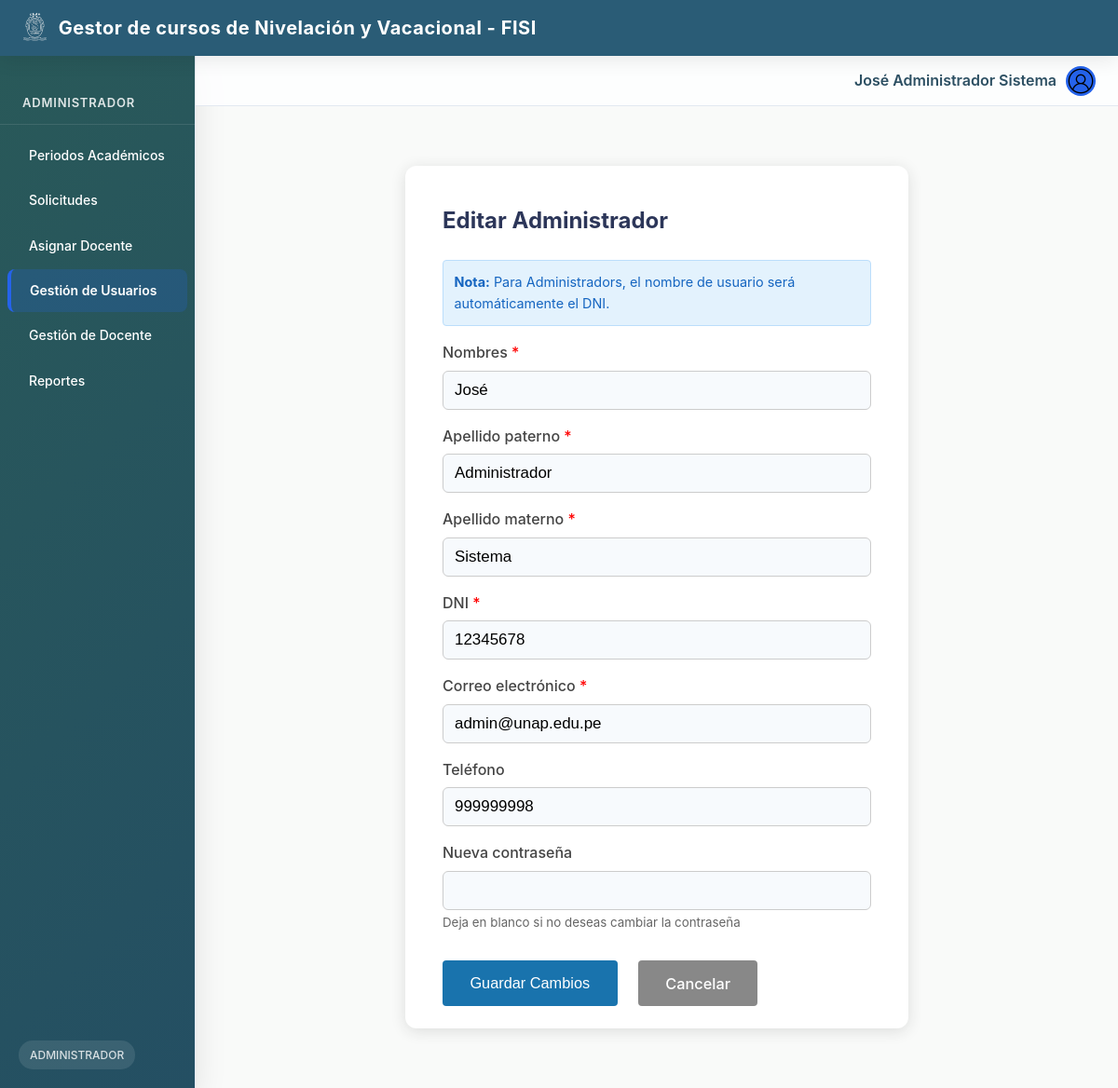
Screenshot of /admin/usuarios.php?action=edit&id=3&rol=administrador (signed in) with the database file from the repository.
### tables this page shows
CREATE TABLE `usuarios` (
  `id` bigint(20) NOT NULL,
  `nombres` text NOT NULL,
  `apellido_paterno` text NOT NULL,
  `apellido_materno` text NOT NULL,
  `dni` text NOT NULL,
  `correo` text NOT NULL,
  `telefono` text DEFAULT NULL,
  `usuario` text NOT NULL,
  `contraseña` text NOT NULL,
  `rol_id` bigint(20) NOT NULL,
  `creado_en` timestamp NOT NULL DEFAULT current_timestamp()
);

### admin/controllers/UsuarioController.php (called while the page is built, shortened)
<?php
require_once __DIR__ . '/../models/UsuarioModel.php';
class UsuarioController {
    private UsuarioModel $model;
    public function __construct(PDO $pdo) {
        $this->model = new UsuarioModel($pdo);
    }
    public function edit(int $id, string $rol) {
        $usuario = $this->model->getById($id);
        require __DIR__ . '/../views/usuarios_form.php';
    }
}

### admin/models/UsuarioModel.php (called while the page is built, shortened)
<?php
class UsuarioModel
{
    private PDO $pdo;
    public function __construct(PDO $pdo)
    {
        $this->pdo = $pdo;
    }
    public function getById(int $id): ?array
    {
        $stmt = $this->pdo->prepare("SELECT * FROM usuarios WHERE id = ?");
        $stmt->execute([$id]);
        return $stmt->fetch(PDO::FETCH_ASSOC) ?: null;
    }
}

### admin/views/usuarios_form.php (the view, shortened to what this page needs)
<?php
$isEdit = isset($usuario) && isset($usuario['id']);
$rolCapital = ucfirst($rol);
$val = function ($key, $def = '') use ($usuario) {
    return $usuario[$key] ?? $def;
};
?>
<!DOCTYPE html>
<html lang="es">
<head>
    <link rel="stylesheet" href="<?= BASE_URL ?>assets/css/palette.css">
    <link rel="stylesheet" href="<?= BASE_URL ?>assets/css/main.css">
</head>
<body>
    <?php include __DIR__ . '/../../components/header_main.php'; ?>
    <?php include __DIR__ . '/../../components/sidebar.php'; ?>
    <?php include __DIR__ . '/../../components/header_user.php'; ?>
    <main class="dashboard-main">
        <div class="form-box">
            <h2><?= $isEdit ? "Editar $rolCapital" : "Crear $rolCapital" ?></h2>
            <?php if (in_array($rol, ['administrador', 'administrativo'])): ?>
                <div class="usuario-info">
                    <strong>Nota:</strong> Para <?= $rolCapital ?>s, el nombre de usuario será automáticamente el DNI.
                </div>
            <?php endif; ?>
            <form method="post" autocomplete="off" id="userForm" novalidate
                action="<?= BASE_URL ?>admin/usuarios.php?action=<?= $isEdit ? 'update' : 'store' ?><?= $isEdit ? '&id=' . $usuario['id'] : '' ?>">
                <div class="form-group">
                    <label for="nombres">Nombres <span style="color: red;">*</span></label>
                    <input type="text" id="nombres" name="nombres" required
                        value="<?= htmlspecialchars($val('nombres')) ?>" maxlength="100" pattern="[A-Za-zÀ-ÿ\s]+"
                        title="Solo se permiten letras y espacios">
                </div>
                <div class="form-group">
                    <label for="apellido_paterno">Apellido paterno <span style="color: red;">*</span></label>
                    <input type="text" id="apellido_paterno" name="apellido_paterno" required
                        value="<?= htmlspecialchars($val('apellido_paterno')) ?>" maxlength="50"
                        pattern="[A-Za-zÀ-ÿ\s]+" title="Solo se permiten letras y espacios">
                </div>
                <div class="form-group">
                    <label for="apellido_materno">Apellido materno <span style="color: red;">*</span></label>
                    <input type="text" id="apellido_materno" name="apellido_materno" required
                        value="<?= htmlspecialchars($val('apellido_materno')) ?>" maxlength="50"
                        pattern="[A-Za-zÀ-ÿ\s]+" title="Solo se permiten letras y espacios">
                </div>
                <div class="form-group">
                    <label for="dni">DNI <span style="color: red;">*</span></label>
                    <input type="text" id="dni" name="dni" required value="<?= htmlspecialchars($val('dni')) ?>"
                        maxlength="8" pattern="\d{8}" title="Debe tener exactamente 8 dígitos" inputmode="numeric">
                </div>
                <div class="form-group">
                    <label for="correo">Correo electrónico <span style="color: red;">*</span></label>
                    <input type="email" id="correo" name="correo" required
                        value="<?= htmlspecialchars($val('correo')) ?>" maxlength="100">
                </div>
                <div class="form-group">
                    <label for="telefono">Teléfono</label>
                    <input type="tel" id="telefono" name="telefono" value="<?= htmlspecialchars($val('telefono')) ?>"
                        maxlength="9" pattern="\d{9}" title="Debe tener exactamente 9 dígitos" inputmode="numeric">
                </div>
                <div class="form-group">
                    <label for="contraseña">
                        <?= $isEdit ? 'Nueva contraseña' : 'Contraseña' ?>
                    </label>
                    <input type="password" id="contraseña" name="contraseña" <?= $isEdit ? '' : 'required' ?>
                        minlength="6" maxlength="255">
                    <?php if ($isEdit): ?>
                        <small style="color: #666;">Deja en blanco si no deseas cambiar la contraseña</small>
                    <?php endif; ?>
                </div>
                <div class="form-actions">
                    <button class="btn" type="submit" id="submitBtn">
                        <?= $isEdit ? 'Guardar Cambios' : 'Crear Usuario' ?>
                    </button>
                    <a class="btn btn-cancel"
                        href="<?= BASE_URL ?>admin/usuarios.php?action=list&rol=<?= urlencode($rol) ?>">
                        Cancelar
                    </a>
                </div>
            </form>
        </div>
    </main>
</body>
</html>

### assets/css/palette.css (style rules this page uses)
:root { --color-background: #f5f7fa; --color-primary: #2A5C76; --color-primary-dark: #244f63; --color-secondary: #295959; --color-light-text: #eef1f1; --color-dark-text: #333; --color-muted-text: #6b6f73; --color-border: #dde1e4; --color-border-light: #e0e0e0; --color-shadow: #ccd0d5; --color-gray-light: #f1f3f5; --color-gray-hover: #f5f5f5; --color-accent: #f29226; --color-accent-light: #ffe7d2; --color-accent-focus: #fff6ef; --color-dark-bg: #232b38; --color-dark-bg-hover: #444a56; --color-error-text: #b71c1c; --color-error-bg: #ffeaea; --color-white: #fff; --color-login-bg: #f9faf9; --color-login-bg-alt: #f8faf9; --color-info: #17a2b8; --color-warning: #ffc107; --color-danger: #dc3545; --primary-color: #2563eb; --primary-hover: #1d4ed8; --secondary-color: #64748b; --success-color: #10b981; --danger-color: #ef4444; --warning-color: #f59e0b; --light-bg: #f8fafc; --card-bg: #ffffff; --border-color: #e2e8f0; --text-primary: #1e293b; --text-secondary: #64748b; --shadow-sm: 0 1px 2px 0 rgb(0 0 0 / 0.05); --shadow-md: 0 4px 6px -1px rgb(0 0 0 / 0.1), 0 2px 4px -2px rgb(0 0 0 / 0.1); --shadow-lg: 0 10px 15px -3px rgb(0 0 0 / 0.1), 0 4px 6px -4px rgb(0 0 0 / 0.1); --radius-sm: 0.375rem; --radius-md: 0.5rem; --radius-lg: 0.75rem; --card-bg: rgba(255, 255, 255, 0.8); --bg: #f5f7fa; --text-primary: #2c4f62; --color-light-text: #ffffff; --radius-sm: 0.5rem; --radius-lg: 1.25rem; --shadow-sm: 0 2px 12px rgba(0,0,0,.06); --shadow-md: 0 6px 20px rgba(0,0,0,.08); --shadow-lg: 0 12px 32px rgba(0,0,0,.1); }

### assets/css/main.css (style rules this page uses)
:root { --transition-fast: 150ms cubic-bezier(0.4, 0, 0.2, 1); --transition: 250ms cubic-bezier(0.4, 0, 0.2, 1); --transition-slow: 350ms cubic-bezier(0.4, 0, 0.2, 1); }
*, *::before, *::after { margin: 0; padding: 0; box-sizing: border-box; }
body { font-family: -apple-system, BlinkMacSystemFont, "Segoe UI", Roboto, "Helvetica Neue", Arial, sans-serif; background: var(--color-background, #f8fafc); color: var(--text-primary, #1e293b); line-height: 1.6; min-height: 100vh; animation: fadeIn var(--transition-slow); -webkit-font-smoothing: antialiased; -moz-osx-font-smoothing: grayscale; }
a { text-decoration: none; color: inherit; transition: color var(--transition-fast); }
.dashboard-main { margin-left: 210px; margin-top: 114px; padding: 24px; min-height: calc(100vh - 114px); background-color: var(--color-login-bg, var(--color-background, #f8fafc)); animation: fadeInUp var(--transition); }

### admin/views/usuarios_form.php (style rules this page uses)
.form-box { background: #fff; max-width: 540px; margin: 2.5rem auto; border-radius: 12px; padding: 2.5rem 2.5rem 1.5rem 2.5rem; box-shadow: 0 3px 16px #2222; }
.form-box h2 { margin-bottom: 1.4rem; color: #2c3659; }
.form-group { margin-bottom: 1rem; }
.form-group label { display: block; font-weight: 500; margin-bottom: 6px; color: #444; }
.form-group input { width: 100%; padding: 10px 12px; border: 1px solid #ccc; border-radius: 6px; font-size: 1.06rem; background: #f7fafd; transition: border-color 0.3s, box-shadow 0.3s; box-sizing: border-box; }
.form-actions { margin-top: 1.8rem; display: flex; gap: 1.4rem; }
.btn { padding: .7em 1.8em; font-size: 1.02rem; border-radius: 4px; border: none; background: #1973ad; color: #fff; font-weight: 500; cursor: pointer; transition: all 0.3s; text-decoration: none; display: inline-block; text-align: center; }
.btn-cancel { background: #888; }
.usuario-info { background: #e3f2fd; border: 1px solid #bbdefb; padding: 0.8em; border-radius: 4px; margin-bottom: 1rem; font-size: 0.9rem; color: #1565c0; }

### rows the page displays
usuarios: nombres "José", apellido_paterno "Administrador", apellido_materno "Sistema", dni "12345678", correo "admin@unap.edu.pe", telefono "999999998"

### other values shown
$role "ADMINISTRADOR"
$label "Periodos Académicos"
$label "Solicitudes"
$label "Asignar Docente"
$label "Gestión de Usuarios"
$label "Gestión de Docente"
$label "Reportes"
$_SESSION['usuario_nombre'] "José Administrador Sistema"
$rolCapital "Administrador"
